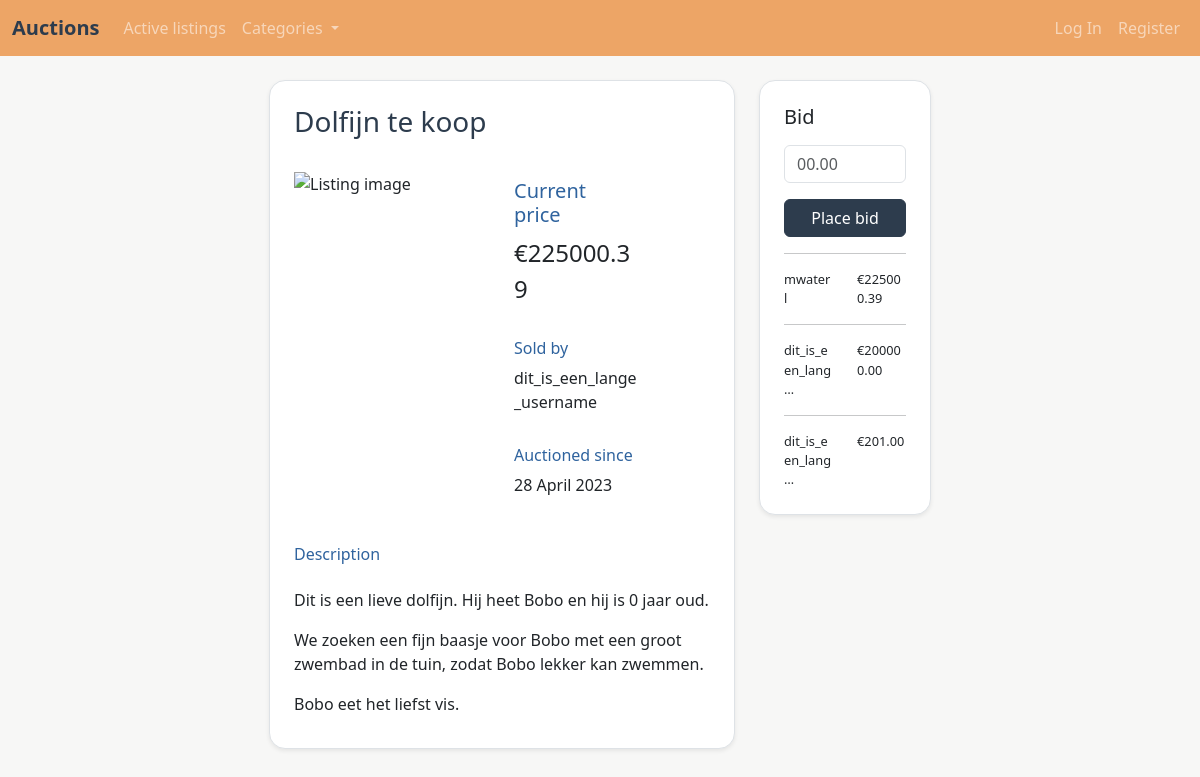
The app's page /listing/59 with its own data.
### auctions/models.py (models this page shows)
class Listing(models.Model):
    id = models.AutoField(primary_key=True)
    title = models.CharField(max_length=64)
    description = models.TextField(max_length=5000)
    starting_bid = models.FloatField(
        validators=[MinValueValidator(0), MaxValueValidator(1000000)],
    )
    highest_bid = models.FloatField(
        blank=True,
        validators=[MinValueValidator(0), MaxValueValidator(1000000)],
    )
    image_url = models.URLField(blank=True)
    category = models.CharField(max_length=64, choices=CATEGORIES)
    user = models.ForeignKey(User, on_delete=models.CASCADE)
    date = models.DateTimeField(auto_now_add=True)

class User(AbstractUser):
    id = models.AutoField(primary_key=True)
    watched_listing = models.ManyToManyField('Listing', related_name='watched_listing')

class Bid(models.Model):
    id = models.AutoField(primary_key=True)
    amount = models.FloatField(
        validators=[MinValueValidator(0), MaxValueValidator(1000000)],
    )
    listing = models.ForeignKey(Listing, on_delete=models.CASCADE)
    user = models.ForeignKey(User, on_delete=models.CASCADE)
    date = models.DateTimeField(auto_now_add=True)

### auctions/views.py (the view, shortened to what this page needs)
# urls.py: path("listing/<str:id>", views.listing, name="listing"),
def listing(request, id):
    try:
        listing = Listing.objects.get(pk=id)
    except Listing.DoesNotExist:
        raise Http404
    if request.method == "GET":
        if request.user.is_authenticated:
            on_watchlist = listing in request.user.watched_listing.all()
        else:
            on_watchlist = False
        top5_bids = Bid.objects.filter(listing_id=listing.id).order_by('-amount')[:5]
        return render(request, "auctions/listing.html", {
            "listing": listing,
            "on_watchlist": on_watchlist,
            "placeholder_img": PLACEHOLDER_IMG,
            "form": BidForm(),
            "bids": top5_bids
        })

### auctions/forms.py
class BidForm(ModelForm):
    class Meta:
        model = Bid
        fields = "__all__"
        exclude = ['user', 'listing']
        widgets = {
            'amount': NumberInput(attrs={'min': 0, 'max': 1000000, 'placeholder': "00.00"})
        }

### auctions/templates/auctions/listing.html (shortened to what this page needs)
{% extends "auctions/layout.html" %}
{% block content %}
<div class="row justify-content-center gy-2">
    <div class="col-12 col-lg-5">
        <div class="container border rounded-4 shadow-sm px-4 pt-4 pb-0" style="word-wrap: break-word;">
            <h3 class="mp-darkblue">{{ listing.title }}</h3>
            <div class="row py-4">
                <div class="col-12 col-sm-8 col-xl-6">
                    {% if listing.image_url %}
                    <img src="{{ listing.image_url }}" alt="Listing image" class="listing-img"
                        onerror="this.src='{{ placeholder_img }}'"></a>
                    {% else %}
                    <img src="{{ placeholder_img }}" alt="Listing image" class="listing-img"></a>
                    {% endif %}
                </div>
                <div class="col-12 col-sm-4 col-xl-4">
                    <div class="row py-2">
                        <h5 class="mp-lightblue">Current price</h5>
                        <p style="font-size:1.5rem;">€{{ listing.highest_bid|floatformat:2 }}</p>
                    </div>
                    <div class="row py-2">
                        <h6 class="mp-lightblue">Sold by</h6>
                        <p>{{ listing.user }}</p>
                    </div>
                    <div class="row py-2">
                        <h6 class="mp-lightblue">Auctioned since</h6>
                        <p>{{ listing.date|date:"d F Y"}}</p>
                    </div>
                </div>
            </div>
            <div class="row">
                <h6 class="mp-lightblue">Description</h6>
                <p>{{ listing.description|linebreaks }}</p>
            </div>
        </div>
    </div>
    <div class="col-12 col-lg-2">
        <div class="container border rounded-4 shadow-sm p-4" style="word-wrap: break-word;">
            <h5>Bid</h5>
            <p>
                {% load django_bootstrap5 %}
            <form action="{% url 'listing' listing.pk %}" method="post">
                {% bootstrap_field form.amount show_label=False addon_before="€"%}
                {% bootstrap_button "Place bid" button_type="submit" button_class="btn-primary" name="place_bid" %}
            </form>
            </p>
            {% if bids %}
                {% for bid in bids %}
                <hr>
                <div class="row bid">
                    <div class="col-6">{{ bid.user|truncatechars:16 }}</div>
                    <div class="col-6">€{{ bid.amount|floatformat:2 }}</div>
                </div>
                {% endfor %}
            {% endif %}
        </div>
    </div>
</div>
{% endblock %}

### auctions/templates/auctions/layout.html (shortened to what this page needs)
{% load static %}
<!DOCTYPE html>
<html lang="en">
<head>
    <link href="https://cdn.jsdelivr.net/npm/bootstrap@5.3.0-alpha3/dist/css/bootstrap.min.css" rel="stylesheet"
>
    <link href="{% static 'auctions/styles.css' %}" type="text/css" rel="stylesheet">
</head>
<body>
    <nav class="navbar navbar-custom navbar-expand-lg" data-bs-theme="dark">
        <div class="container-fluid">
            <a class="navbar-brand" href="{% url 'index' %}">Auctions</a>
            <div class="collapse navbar-collapse" id="navbarSupportedContent">
                <ul class="navbar-nav me-auto mb-2 mb-lg-0">
                    <li class="nav-item">
                        <a class="nav-link" href="{% url 'index' %}">Active listings</a>
                    </li>
                    <li class="nav-item dropdown">
                        <a class="nav-link dropdown-toggle" href="#" role="button" data-bs-toggle="dropdown"
                            aria-expanded="false">
                            Categories
                        </a>
                    </li>
                </ul>
                <ul class="navbar-nav">
                    <li class="nav-item nav-link" id="signed_in_as">
                    </li>
                    {% if user.is_authenticated %}
                    <li class="nav-item">
                        <a class="nav-link" href="{% url 'logout' %}">Log Out</a>
                    </li>
                    {% else %}
                    <li class="nav-item">
                        <a class="nav-link" href="{% url 'login' %}">Log In</a>
                    </li>
                    <li class="nav-item">
                        <a class="nav-link" href="{% url 'register' %}">Register</a>
                    </li>
                    {% endif %}
                </ul>
            </div>
        </div>
    </nav>
    <div class="container-fluid p-4">
        {% block content %}
        {% endblock %}
    </div>
</body>
</html>

### auctions/static/auctions/styles.css (style rules this page uses)
body { background-color: #F7F7F6; }
.navbar-custom { background-color: #EDA566; }
.navbar-brand { color: #2D3C4D; font-weight: 700; }
.mp-darkblue { color: #2D3C4D; }
.mp-lightblue { color: #2f639e; }
.btn-primary { background-color: #2D3C4D; border-color: #2D3C4D; }

### auctions/templates/auctions/listing.html (style rules this page uses)
.container { background-color: white; max-width: 800px; }
.listing-img { width: 100%; object-fit: cover; }
.btn { width: 100%; }
.bid { font-size: 0.8rem; }

### records on screen
Listing: title "Dolfijn te koop", highest_bid "225000.39", user "dit_is_een_lange_username", date "28 April 2023", description "Dit is een lieve dolfijn. Hij heet Bobo en hij is 0 jaar oud. We zoeken een fijn baasje voor Bobo met een groot zwembad in de tuin, zodat Bobo lekker kan zwemmen. Bobo eet het liefst vis."
Bid: user "mwaterl", amount "225000.39"
Bid: user "dit_is_een_lang…", amount "200000.00"
Bid: user "dit_is_een_lang…", amount "201.00"
